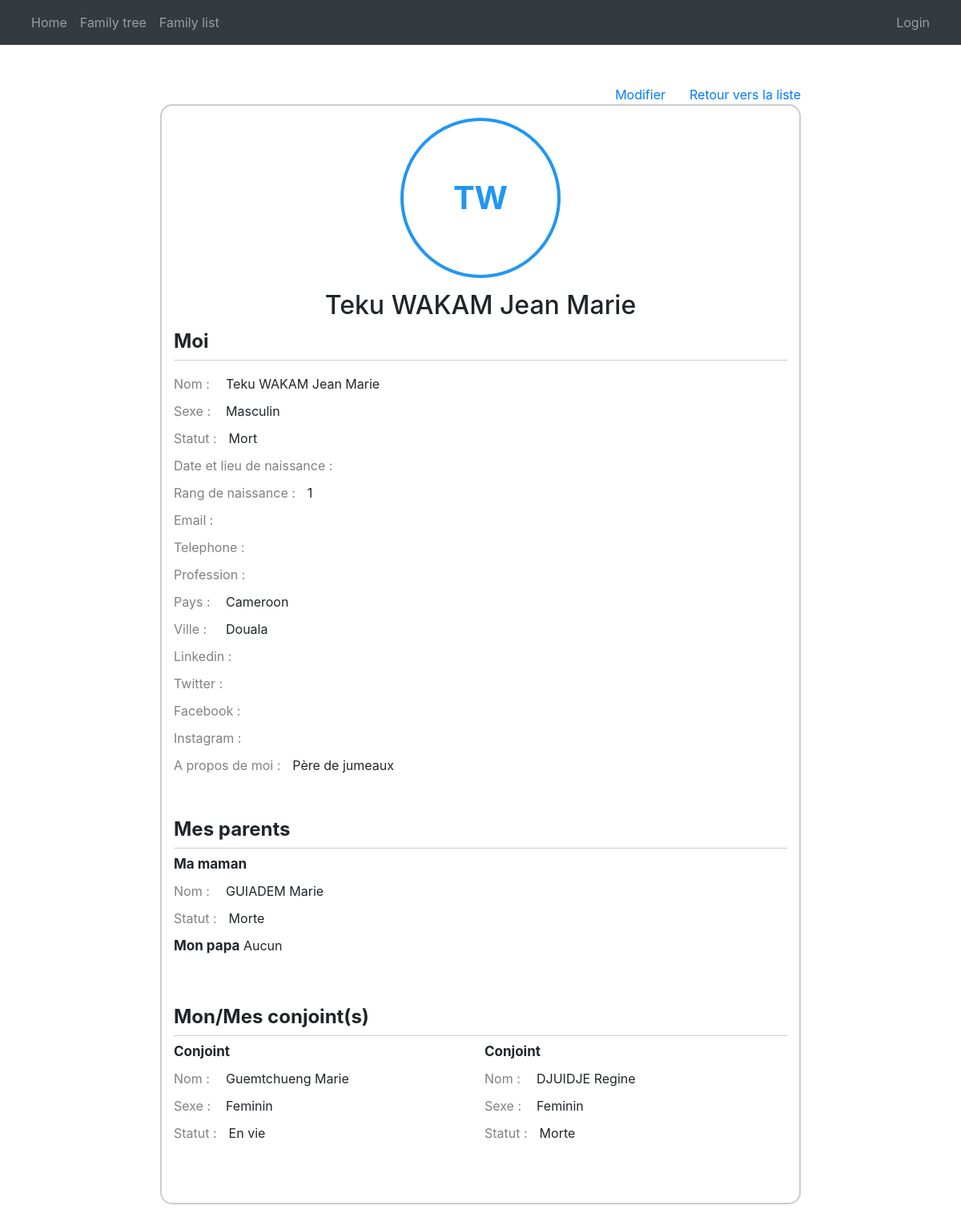
Page /show_item/3 on the committed database.
### main/models.py (models this page shows, shortened)
class Individu(models.Model):
    name = models.CharField(max_length=255)
    gender = models.CharField(max_length=5)
    generation = models.IntegerField(null=True, blank=True)
    parent_male_id= models.IntegerField(null=True, blank=True)
    parent_female_id = models.IntegerField(null=True, blank=True)
    birth_rank = models.IntegerField(null=True, blank=True)
    spouses = models.ManyToManyField("self", blank=True)
    dead = models.BooleanField(default=False)
    youngdead = models.BooleanField(default=False)
    birth_date = models.DateField(null=True, blank=True)
    birth_place = models.CharField(max_length=255, null=True, blank=True)
    email = models.CharField(max_length=255, null=True, blank=True)
    telephone = models.CharField(max_length=255, null=True, blank=True)
    profession = models.CharField(max_length=255, null=True, blank=True)
    country = models.CharField(max_length=255, null=True, blank=True)
    city = models.CharField(max_length=255, null=True, blank=True)
    linkedin = models.CharField(max_length=255, null=True, blank=True)
    twitter = models.CharField(max_length=255, null=True, blank=True)
    facebook = models.CharField(max_length=255, null=True, blank=True)
    instagram = models.CharField(max_length=255, null=True, blank=True)
    aboutme = models.TextField(null=True, blank=True)
    isIncomingSpouse = models.BooleanField(default=False)
    sFatherName = models.CharField(max_length=255, null=True, blank=True)
    sFatherDead = models.BooleanField(default=False)
    sMotherName = models.CharField(max_length=255, null=True, blank=True)
    sMotherDead = models.BooleanField(default=False)
    photoName = models.CharField(max_length=255, null=True, blank=True)
    photoPath = models.ImageField (upload_to="photos/" ,null=True, blank=True)
    @property
    def spouseslist(self):
        return list(self.spouses.all())

### main/views.py (the view, shortened to what this page needs)
# urls.py: path('show_item/<int:pk>', views.showItem, name = 'showItem'),
def showItem(request, pk):
    cmo = Individu.objects.get(id=pk)
    cmoFather = None
    cmoMother = None
    if cmo.parent_male_id :
        cmoFather = Individu.objects.get(id=cmo.parent_male_id)
    if cmo.parent_female_id :
        cmoMother = Individu.objects.get(id=cmo.parent_female_id)
    cmoSpouses = []
    for cmosp in cmo.spouseslist:
        spouseObject = Individu.objects.get(id=cmosp.id)
        spouse = {
            "id":spouseObject.id,
            "name": spouseObject.name,
            "gender": genderFrontend(spouseObject.gender),
            "status": lifeStatusFrontend(spouseObject.dead, spouseObject.youngdead, spouseObject.gender),
        }
        cmoSpouses.append(spouse)
    cm = {
        "myPhoto": cmo.photoPath.url if cmo.photoPath else None,
        "myID": cmo.id,
        "myName": cmo.name,
        "myInitials": getFirst2Initials(cmo.name),
        "myGender": genderFrontend(cmo.gender),
        "myLifeStatus": lifeStatusFrontend(cmo.dead, cmo.youngdead, cmo.gender),
        "father": {
            "id": None if cmoFather == None else cmoFather.id,
            "name": None if cmoFather == None else cmoFather.name,
            "gender": None if cmoFather == None else genderFrontend(cmoFather.gender),
            "status": None if cmoFather == None else lifeStatusFrontend(cmoFather.dead, cmoFather.youngdead, cmoFather.gender),
        },
        "mother": {
            "id": None if cmoMother == None else cmoMother.id,
            "name": None if cmoMother == None else cmoMother.name,
            "gender": None if cmoMother == None else genderFrontend(cmoMother.gender),
            "status": None if cmoMother == None else lifeStatusFrontend(cmoMother.dead, cmoMother.youngdead, cmoMother.gender),
        },
        "spouses": cmoSpouses,
        "len_spouses": len(cmoSpouses),
        "birthrank": '' if cmo.birth_rank == None else cmo.birth_rank,
        "birthdate": '' if cmo.birth_date == None else cmo.birth_date,
        "birthplace": '' if cmo.birth_place == None else cmo.birth_place,
        "email": '' if cmo.email == None else cmo.email,
        "telephone": '' if cmo.telephone == None else cmo.telephone,
        "profession": '' if cmo.profession == None else cmo.profession,
        "country": '' if cmo.country == None else cmo.country,
        "city": '' if cmo.city == None else cmo.city,
        "linkedin": '' if cmo.linkedin == None else cmo.linkedin,
        "twitter": '' if cmo.twitter == None else cmo.twitter,
        "facebook": '' if cmo.facebook == None else cmo.facebook,
        "instagram": '' if cmo.instagram == None else cmo.instagram,
        "aboutme": '' if cmo.aboutme == None else cmo.aboutme,
    }
    return render(request, 'main/show_fm.html', cm)

### main/views.py (called while the page is built)
def getFirst2Initials(name) :
    w = ''
    namesTab = name.split(' ')
    for idx,item  in enumerate(namesTab):
        if idx < 2:
            w = w + namesTab[idx][0]
    w = w.upper()
    return w

def lifeStatusFrontend(dv, ydv, gend=None):
    if gend == None :
        if dv == False:
            return 'vie'
        elif dv == True:
            if ydv == False:
                return 'mort'
            else:
                return 'mba'
    elif gend == 'm':
        if dv == False:
            return 'En vie'
        elif dv == True:
            if ydv == False:
                return 'Mort'
            else:
                return 'Mort à bas âge'
    elif gend == 'f':
        if dv == False:
            return 'En vie'
        elif dv == True:
            if ydv == False:
                return 'Morte'
            else:
                return 'Morte à bas âge'

def genderFrontend(gend):
    if gend == 'm':
       return 'Masculin'
    elif gend == 'f':
        return 'Feminin'

### main/templates/main/show_fm.html (shortened to what this page needs)
{% extends 'main/base.html' %}
{% load static %}
{% block css_styles %}
<link rel="stylesheet" href="{% static '/css/family_tree/style_new_member.css' %}">
{% endblock %}
{% block content %}
<div class="super_container_wh">
    <div class="back_button_container">
        <a class="back_button" href="{% url 'updateItem' myID %}">Modifier</a>
        <a class="back_button" href="/family_list">Retour vers la liste</a>
    </div>
    <div class="form_container_wh mb-5">
        <span class="photo_container_wh">
            {% if myPhoto %}
            <img src="{{myPhoto}}" alt="">
            {% else %}
            <span class="myInitials">{{myInitials}}</span>
            {% endif %}
        </span>
        <h2 id="form_title">{{myName}}</h2>
        <form class="mb-5" action="" method="POST">
            <div class="form_section">
                <div class="form_section_title">
                    <span class="">Moi</span>
                </div>
                <div class="form_radio_container">
                    <div class="radio_group_title">Nom : </div>
                    <span>{{myName}}</span>
                </div>
                <div class="form_radio_container">
                    <div class="radio_group_title">Sexe : </div>
                    <span>{{myGender}}</span>
                </div>
                <div class="form_radio_container">
                    <div class="radio_group_title">Statut : </div>
                    <span>{{myLifeStatus}}</span>
                </div>
                <div class="form_radio_container">
                    <div class="radio_group_title">Date et lieu de naissance : </div>
                </div>
                <div class="form_radio_container">
                    <div class="radio_group_title">Rang de naissance : </div>
                    <span>{{birthrank}}</span>
                </div>
                <div class="form_radio_container">
                    <div class="radio_group_title">Email : </div>
                </div>
                <div class="form_radio_container">
                    <div class="radio_group_title">Telephone : </div>
                </div>
                <div class="form_radio_container">
                    <div class="radio_group_title">Profession : </div>
                </div>
                <div class="form_radio_container">
                    <div class="radio_group_title">Pays : </div>
                    <span>{{country}}</span>
                </div>
                <div class="form_radio_container">
                    <div class="radio_group_title">Ville : </div>
                    <span>{{city}}</span>
                </div>
                <div class="form_radio_container">
                    <div class="radio_group_title">Linkedin : </div>
                </div>
                <div class="form_radio_container">
                    <div class="radio_group_title">Twitter : </div>
                </div>
                <div class="form_radio_container">
                    <div class="radio_group_title">Facebook : </div>
                </div>
                <div class="form_radio_container">
                    <div class="radio_group_title">Instagram : </div>
                </div>
                <div class="form_radio_container">
                    <div class="radio_group_title">A propos de moi : </div>
                    <span>{{aboutme}}</span>
                </div>
            </div>
            <div class="form_section">
                <div class="form_section_title">
                    <span class="">Mes parents</span>
                </div>
                {% if father.id == None and mother.id == None %}
                <span>Aucun</span>
                {% else %}
                <div class="composed-checkbox-container">
                    <div>
                        <label for="checkbox-mother" class="sub_title">Ma maman</label>
                        {% if mother.id == None %}
                        <span>Aucune</span>
                        {% else %}
                        <div class="form_radio_container">
                            <div class="radio_group_title">Nom : </div>
                            <span>{{mother.name}}</span>
                        </div>
                        <div class="form_radio_container">
                            <div class="radio_group_title">Statut : </div>
                            <span>{{mother.status}}</span>
                        </div>
                        {% endif %}
                    </div>
                </div>
                <div class="composed-checkbox-container">
                    <div>
                        <label for="checkbox-mother" class="sub_title">Mon papa</label>
                        {% if father.id == None %}
                        <span>Aucun</span>
                        {% endif %}
                    </div>
                </div>
                {% endif %}
            </div>
            <div class="form_section">
                <div class="form_section_title">
                    <span class="">Mon/Mes conjoint(s)</span>
                </div>
                {% if len_spouses > 0 %}
                    {% for item in spouses %}
                    <div class="composed-checkbox-container">
                        <div>
                            <label for="checkbox-mother" class="sub_title">Conjoint</label>
                            <div class="form_radio_container">
                                <div class="radio_group_title">Nom : </div>
                                <span>{{item.name}}</span>
                            </div>
                            <div class="form_radio_container">
                                <div class="radio_group_title">Sexe : </div>
                                <span>{{item.gender}}</span>
                            </div>
                            <div class="form_radio_container">
                                <div class="radio_group_title">Statut : </div>
                                <span>{{item.status}}</span>
                            </div>
                        </div>
                    {% endfor %}
                {% else %}
                    <span>Aucun</span>
                {% endif %}
                </div>
            </div>
        </form>
    </div>
</div>
{% endblock %}

### assets/css/family_tree/style_new_member.css (style rules this page uses)
.super_container_wh { display: flex; flex-direction: column; width: 100%; justify-content: center; align-items: center; padding-top: 50px; }
.back_button_container { width: 100%; max-width: 800px; display: flex; justify-content: flex-end; position: relative; gap: 30px; }
.photo_container_wh { position: relative; display: flex; justify-content: center; align-items: center; margin: 0 auto; margin-bottom: 15px; width: 200px; height: 200px; border-radius: 50%; overflow: hidden; border: 4px solid #2196F3; }
.photo_container_wh .myInitials { font-size: 40px; font-weight: bolder; color: #2196F3; }
.form_container_wh { border: 2px solid #ccc; border-radius: 15px; width: 100%; max-width: 800px; padding: 15px; }
.form_container_wh #form_title { text-align: center !important; }
.form_container_wh form { width: 100%; text-align: left; }
.form_section { margin-bottom: 50px; }
.form_section_title { padding-bottom: 5px; border-bottom: 1px solid #ccc; margin-bottom: 7px; font-size: 24px; font-weight: bold; display: flex; gap: 35px; }
.form_radio_container { display: flex; gap: 15px; margin-bottom: 10px; }
.radio_group_title { color: gray; min-width: 50px; }
.composed-checkbox-container { display: flex; align-items: flex-start; gap: 10px; }
.composed-checkbox-container > div { width: 100%; }
.sub_title { font-size: 17px; font-weight: bold; }

### rows in the picture
Individu: name "Teku WAKAM Jean Marie", country "Cameroon", city "Douala", aboutme "Père de jumeaux"
Individu: name "GUIADEM Marie"
Individu: name "Guemtchueng Marie"
Individu: name "DJUIDJE Regine"

### other values in the picture
{{ myInitials }} "TW"
{{ myGender }} "Masculin"
{{ myLifeStatus }} "Mort"
{{ birthrank }} "1"
{{ mother.status }} "Morte"
{{ item.gender }} "Feminin" "Feminin"
{{ item.status }} "En vie" "Morte"
